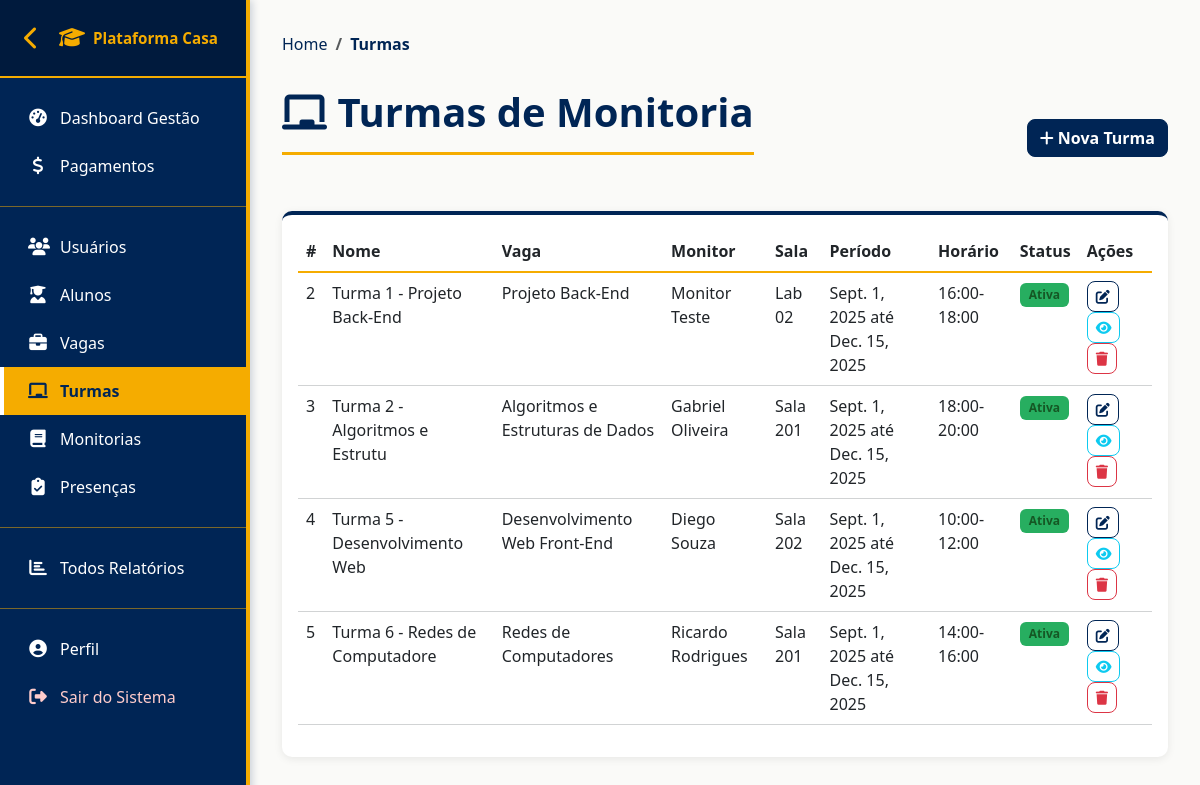
The app's page /turmas/ (signed in) with its own data.
### plataforma_Casa/models.py (models this page shows, shortened)
class Turma(models.Model):
    nome = models.CharField(max_length=100)
    vaga = models.ForeignKey(Vaga, on_delete=models.CASCADE)
    sala = models.ForeignKey(Sala, on_delete=models.CASCADE)
    descricao = models.TextField()
    data_inicio = models.DateField()
    data_fim = models.DateField()
    dias_da_semana = models.CharField(max_length=100)  # Ex: "Segunda, Quarta, Sexta"
    horario = models.CharField(max_length=50)  # Ex: "18:00 - 21:00"
    monitor = models.ForeignKey(Aluno, on_delete=models.CASCADE, related_name='monitorias')
    curso = models.ForeignKey(Curso, on_delete=models.CASCADE)
    ativo = models.BooleanField(default=True)
    criado_em = models.DateTimeField(auto_now_add=True)

class Vaga(models.Model):
    nome = models.CharField(max_length=100)
    curso = models.ForeignKey(Curso, on_delete=models.CASCADE)
    coordenador = models.ForeignKey(Funcionario, on_delete=models.CASCADE, related_name='vagas_coordenadas')
    descricao = models.TextField()
    requisitos = models.TextField()
    responsabilidades = models.TextField(blank=True, null=True)  # Novo campo
    numero_vagas = models.IntegerField(default=1)  # Novo campo
    disciplina = models.CharField(max_length=100, blank=True, null=True)  # Novo campo
    monitores = models.ManyToManyField(Aluno, related_name='vagas_inscritas', blank=True)
    ativo = models.BooleanField(default=True)
    criado_em = models.DateTimeField(auto_now_add=True)

class Usuario(models.Model):
    nome = models.CharField(max_length=100)
    email = models.EmailField(max_length=100)
    tipo_usuario = models.ForeignKey(TipoUsuario, on_delete=models.CASCADE)
    ativo = models.BooleanField(default=True)

class Sala(models.Model):
    numero = models.CharField(max_length=50)
    ativo = models.BooleanField(default=True)

### plataforma_Casa/views.py (the view)
# urls.py: path('turmas/', views.listar_turmas, name='listar_turmas'),
@requer_admin_ou_coordenador
def listar_turmas(request):
    turmas = Turma.objects.all().select_related('vaga', 'monitor', 'sala', 'curso')
    vaga_filtro = request.GET.get('vaga')
    if vaga_filtro:
        turmas = turmas.filter(vaga__id=vaga_filtro)
    status_filtro = request.GET.get('status')
    if status_filtro:
        turmas = turmas.filter(ativo=(status_filtro == 'ativa'))
    context = {
        'turmas': turmas,
        'vagas': Vaga.objects.all(),
    }
    return render(request, 'turmas/listar.html', context)

### plataforma_Casa/context_processors.py (called while the page is built, shortened)
def user_groups(request):
    if request.user.is_authenticated:
        return {
            'is_aluno': request.user.groups.filter(name='Aluno').exists(),
            'is_monitor': request.user.groups.filter(name='Monitor').exists(),
            'is_professor': request.user.groups.filter(name='Professor').exists(),
            'is_admin': request.user.is_staff or request.user.is_superuser,
        }

### plataforma_Casa/views.py (called while the page is built, shortened)
def requer_admin_ou_coordenador(view_func):
    @wraps(view_func)
    @login_required(login_url='login')
    def wrapper(request, *args, **kwargs):
        is_admin = request.user.is_staff or request.user.is_superuser
        is_coordenador = request.user.groups.filter(name='Coordenador').exists()
        return view_func(request, *args, **kwargs)
    return wrapper

### plataforma_Casa/templates/turmas/listar.html (shortened to what this page needs)
{% extends 'base.html' %}
{% block content %}
<nav aria-label="breadcrumb">
    <ol class="breadcrumb">
        <li class="breadcrumb-item"><a href="{% url 'dashboard' %}">Home</a></li>
        <li class="breadcrumb-item active">Turmas</li>
    </ol>
</nav>
<div class="d-flex justify-content-between align-items-center mb-4">
    <div class="page-title">
        <h1><i class="fas fa-chalkboard"></i> Turmas de Monitoria</h1>
    </div>
    <a href="{% url 'criar_turma' %}" class="btn btn-primary">
        <i class="fas fa-plus"></i> Nova Turma
    </a>
</div>
<div class="card">
    <div class="card-body">
        <div class="table-responsive">
            <table class="table table-hover">
                <thead>
                    <tr>
                        <th>#</th>
                        <th>Nome</th>
                        <th>Vaga</th>
                        <th>Monitor</th>
                        <th>Sala</th>
                        <th>Período</th>
                        <th>Horário</th>
                        <th>Status</th>
                        <th>Ações</th>
                    </tr>
                </thead>
                <tbody>
                    {% for turma in turmas %}
                        <tr>
                            <td>{{ turma.id }}</td>
                            <td>{{ turma.nome }}</td>
                            <td>{{ turma.vaga.nome }}</td>
                            <td>{{ turma.monitor.nome }}</td>
                            <td>{{ turma.sala.numero }}</td>
                            <td>{{ turma.data_inicio }} até {{ turma.data_fim }}</td>
                            <td>{{ turma.horario }}</td>
                            <td>
                                <span class="badge {% if turma.ativo %}status-active{% else %}status-inactive{% endif %}">
                                    {% if turma.ativo %}Ativa{% else %}Inativa{% endif %}
                                </span>
                            </td>
                            <td>
                                <a href="{% url 'editar_turma' turma.id %}" class="btn btn-sm btn-outline-primary">
                                    <i class="fas fa-edit"></i>
                                </a>
                                <a href="{% url 'detalhe_turma' turma.id %}" class="btn btn-sm btn-outline-info">
                                    <i class="fas fa-eye"></i>
                                </a>
                                <a href="{% url 'deletar_turma' turma.id %}" class="btn btn-sm btn-outline-danger" onclick="return confirm('Tem certeza?')">
                                    <i class="fas fa-trash"></i>
                                </a>
                            </td>
                        </tr>
                    {% empty %}
                        <tr>
                            <td colspan="9" class="text-center text-muted py-4">
                                Nenhuma turma encontrada.
                            </td>
                        </tr>
                    {% endfor %}
                </tbody>
            </table>
        </div>
    </div>
</div>
{% endblock %}

### plataforma_Casa/static/css/cores-institucionais.css (style rules this page uses)
:root { --cor-amarelo-institucional: #F5AC00; --cor-azul-escuro-principal: #002555; --cor-azul-auxiliar: #1245FF; --cor-cinza-escuro: #6d6e71; --cor-cinza-medio: #a7a9ab; --cor-cinza-claro: #d1d3d4; --cor-branco: #ffffff; --cor-preto: #000000; --cor-sucesso: #27ae60; --cor-erro: #e74c3c; --cor-aviso: #f39c12; --cor-info: #3498db; --sombra-leve: rgba(0, 37, 85, 0.1); --sombra-media: rgba(0, 37, 85, 0.2); --sombra-forte: rgba(0, 37, 85, 0.3); }
html, body { background-color: var(--cor-branco); color: var(--cor-cinza-escuro); font-family: 'Segoe UI', Tahoma, Geneva, Verdana, sans-serif; }
.card { border: 1px solid var(--cor-cinza-claro); border-top: 4px solid var(--cor-azul-escuro-principal); box-shadow: 0 2px 8px var(--sombra-leve); transition: all 0.3s ease; }
.btn-primary { background-color: var(--cor-azul-escuro-principal); border-color: var(--cor-azul-escuro-principal); color: var(--cor-branco); font-weight: 600; transition: all 0.3s ease; }
.btn-outline-primary { color: var(--cor-azul-escuro-principal); border-color: var(--cor-azul-escuro-principal); }
.table { color: var(--cor-cinza-escuro); border-color: var(--cor-cinza-claro); }
.table thead { background: linear-gradient(135deg, var(--cor-azul-escuro-principal) 0%, var(--cor-azul-auxiliar) 100%); color: var(--cor-branco); font-weight: 600; border-bottom: 2px solid var(--cor-amarelo-institucional); }
.table thead th { border-color: var(--cor-amarelo-institucional); }
.table tbody tr { border-bottom-color: var(--cor-cinza-claro); transition: all 0.2s ease; }
h1, h2, h3, h4, h5, h6 { color: var(--cor-azul-escuro-principal); font-weight: 700; }
h1 { border-bottom: 3px solid var(--cor-amarelo-institucional); padding-bottom: 0.5rem; }
a { color: var(--cor-azul-escuro-principal); text-decoration: none; transition: all 0.3s ease; }

### plataforma_Casa/static/css/cores-padrao.css (style rules this page uses)
:root { --cor-amarelo-institucional: #F5AC00; --cor-azul-escuro-principal: #002555; --cor-azul-auxiliar: #1245FF; --cor-cinza-escuro: #6d6e71; --cor-cinza-medio: #a7a9ab; --cor-cinza-claro: #d1d3d4; --cor-branco: #ffffff; --cor-preto: #000000; --cor-sucesso: #27ae60; --cor-erro: #e74c3c; --cor-aviso: #f39c12; --cor-info: #3498db; }
.bg-primary, .btn-primary, .badge.bg-primary, .alert-primary, .border-primary { background-color: var(--cor-azul-escuro-principal) !important; border-color: var(--cor-azul-escuro-principal) !important; color: var(--cor-branco) !important; }
.btn { border-radius: 8px; font-weight: 600; transition: all 0.3s ease; }
.badge { font-weight: 600; padding: 0.5em 0.75em; border-radius: 6px; }
.card { border-radius: 10px; box-shadow: 0 2px 8px rgba(0, 0, 0, 0.08); border: none; border-top: 4px solid var(--cor-azul-escuro-principal); }
.display-4, h1, h2 { color: var(--cor-azul-escuro-principal); }
a { color: var(--cor-azul-escuro-principal); transition: all 0.3s ease; }
.status-active, .badge.bg-success { background-color: var(--cor-sucesso) !important; }
.breadcrumb-item.active { color: var(--cor-azul-escuro-principal) !important; }

### plataforma_Casa/templates/base.html (style rules this page uses)
* { margin: 0; padding: 0; box-sizing: border-box; }
body { background-color: #fafaf8; padding-top: 0; overflow-x: hidden; max-width: 100vw; }
html { overflow-x: hidden; max-width: 100vw; }
html, body { height: 100%; overflow-x: hidden; max-width: 100%; }
.status-active { background-color: #d4edda; color: #155724; }
.page-title { color: #002555; font-weight: 700; margin-bottom: 2rem; border-bottom: 3px solid #F5AC00; padding-bottom: 1rem; }
.page-title h1 { border-bottom: none; padding-bottom: 0; margin-bottom: 0; }
.breadcrumb { background-color: transparent; padding: 0; margin-bottom: 2rem; }
.breadcrumb-item.active { color: #667eea; font-weight: 600; }
.card, .table-responsive, img, iframe, video { max-width: 100%; overflow-x: auto; }
.main-content > * { max-width: 100%; }
.table-responsive { overflow-x: auto; -webkit-overflow-scrolling: touch; }
table { table-layout: auto; width: 100%; }

### records on screen
Turma: id "2", nome "Turma 1 - Projeto Back-End", vaga.nome "Projeto Back-End", monitor.nome "Monitor Teste", sala.numero "Lab 02", data_inicio "Sept. 1, 2025", data_fim "Dec. 15, 2025", horario "16:00-18:00", ativo "Ativa"
Turma: id "3", nome "Turma 2 - Algoritmos e Estrutu", vaga.nome "Algoritmos e Estruturas de Dados", monitor.nome "Gabriel Oliveira", sala.numero "Sala 201", data_inicio "Sept. 1, 2025", data_fim "Dec. 15, 2025", horario "18:00-20:00", ativo "Ativa"
Turma: id "4", nome "Turma 5 - Desenvolvimento Web", vaga.nome "Desenvolvimento Web Front-End", monitor.nome "Diego Souza", sala.numero "Sala 202", data_inicio "Sept. 1, 2025", data_fim "Dec. 15, 2025", horario "10:00-12:00", ativo "Ativa"
Turma: id "5", nome "Turma 6 - Redes de Computadore", vaga.nome "Redes de Computadores", monitor.nome "Ricardo Rodrigues", sala.numero "Sala 201", data_inicio "Sept. 1, 2025", data_fim "Dec. 15, 2025", horario "14:00-16:00", ativo "Ativa"
